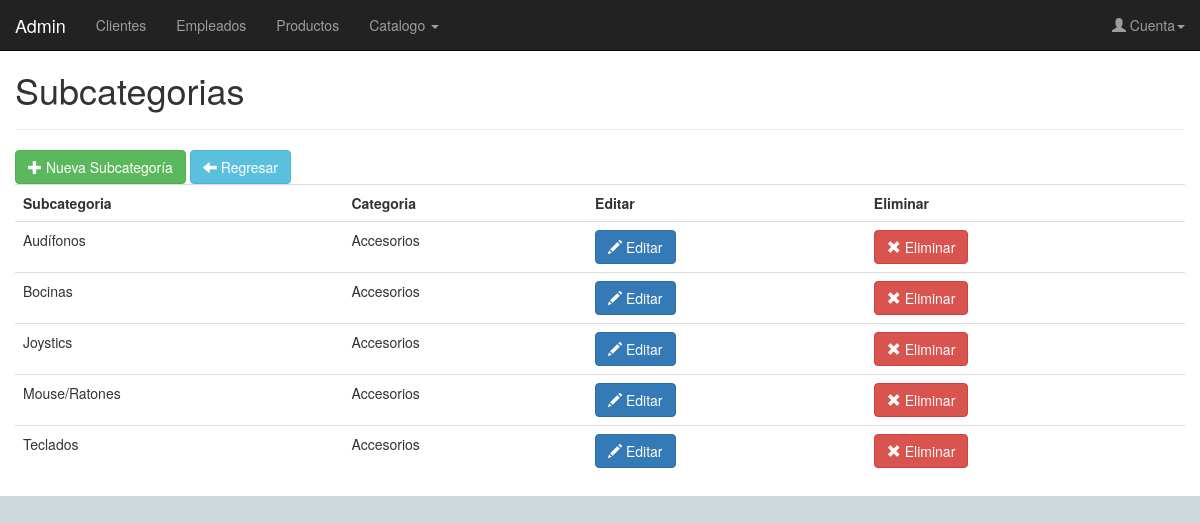
The app's page /admin/subcategorias/index.php?id_categoria=3 with its own data.
### tables this page shows
create table subcategoria (
	id_subcategoria int auto_increment,
    subcategoria varchar (100) not null,
    id_categoria int not null,
    primary key (id_subcategoria),
    foreign key (id_categoria) references categoria (id_categoria)
);

create table categoria (
	id_categoria int auto_increment,
    categoria varchar (100) not null,
	primary key (id_categoria)
);

### admin/tecnocom.class.php (called while the page is built, shortened)
<?php
  if(!class_exists('Tecnocom')){
    class Tecnocom{
			function __construct(){
				include ('../../config.php');
				$this->conexion=$conexion;
			}
			function consultar($sql,$parametros=null){
				$statement=$this->conexion->prepare($sql);
				if(!is_null($parametros)){
					foreach ($parametros as $key => $value) {
						$statement->bindValue(':'.$key,$value);
					}
				}
				$statement->execute();
				$datos=$statement->fetchAll();
				return $datos;
			}
		}
	}
	$tecnocom = new Tecnocom;
?>

### admin/subcategorias/index.php (the view, shortened to what this page needs)
<?php
	if(isset($_REQUEST['id_categoria'])){
		$id_categoria=$_REQUEST['id_categoria'];
		$paramSubcategoria['id_categoria']=$id_categoria;
	}else{
		header('Location: /tecnocom/admin/categorias/');
	}
	include_once('../tecnocom.class.php');
	include('../header.php');
?>
<div class="page-header">
  <h1>Subcategorias</h1>
</div>
<div class="row">
	<div class="col-xs-12 col-sm-12 col-md-12 col-lg-12">
		<a class="btn btn-success" href="nuevo.php?id_categoria=<?php echo $id_categoria; ?>" role="button"><span class="glyphicon glyphicon-plus" aria-hidden="true"></span> Nueva Subcategoría</a>
		<a class="btn btn-info" href="../categorias" role="button"><span class="glyphicon glyphicon-arrow-left" aria-hidden="true"></span> Regresar</a>
	</div>
</div>
<div class="row">
	<div class="col-xs-12 col-sm-12 col-md-12 col-lg-12">
		<table class="table table-hover">
		  <tr>
				<th>Subcategoria</th>
				<th>Categoria</th>
				<th>Editar</th>
				<th>Eliminar</th>
			</tr>
			<?php
				$dataSubcategoria=$tecnocom->consultar("select * from subcategoria sub join categoria cat on sub.id_categoria = cat.id_categoria where sub.id_categoria=:id_categoria order by subcategoria asc",$paramSubcategoria);
				foreach ($dataSubcategoria as $keySubcategoria => $valSubcategoria) {
					echo '<tr>';
						echo '<td>'.$valSubcategoria['subcategoria'].'</td>';
						echo '<td>'.$valSubcategoria['categoria'].'</td>';
						echo '<td><a class="btn btn-primary" href="editar.php?id_categoria='.$id_categoria.'&id_subcategoria='.$valSubcategoria['id_subcategoria'].'" role="button"><span class="glyphicon glyphicon-pencil" aria-hidden="true"></span> Editar</a></td>';
						echo '<td><a class="btn btn-danger" href="eliminar.php?id_categoria='.$id_categoria.'&id_subcategoria='.$valSubcategoria['id_subcategoria'].'" role="button"><span class="glyphicon glyphicon-remove" aria-hidden="true"></span> Eliminar</a></td>';
					echo '</tr>';
				}
			?>
		</table>
	</div>
</div>
<?php
	include('../footer.php');
?>

### css/main.css (style rules this page uses)
body { background-color: #CFD8DC; }

### records on screen
subcategoria: subcategoria "Audífonos", id_categoria.categoria "Accesorios"
subcategoria: subcategoria "Bocinas", id_categoria.categoria "Accesorios"
subcategoria: subcategoria "Joystics", id_categoria.categoria "Accesorios"
subcategoria: subcategoria "Mouse/Ratones", id_categoria.categoria "Accesorios"
subcategoria: subcategoria "Teclados", id_categoria.categoria "Accesorios"
